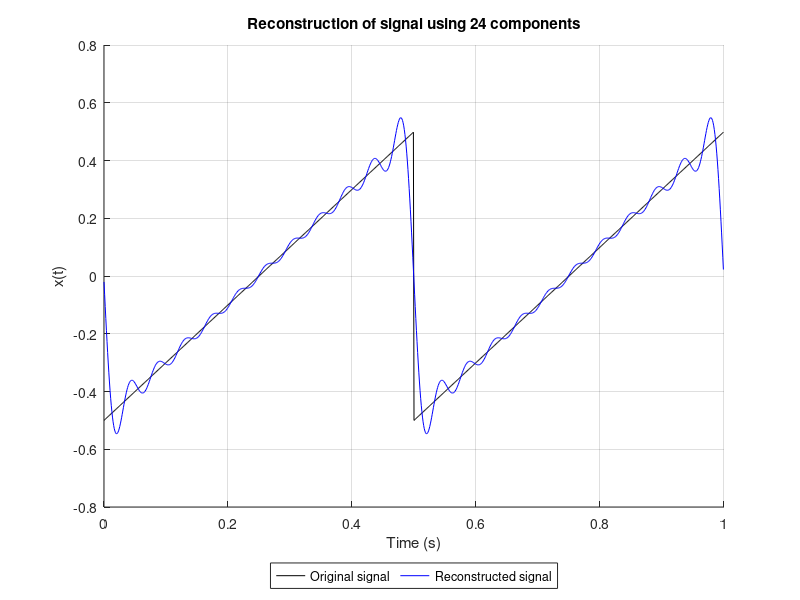

MATLAB code to generate this figure:
close all; clear variables; clc;
fs = 1024; % Sampling frequency
N = 1024;  % Data length
t = (0:N-1)/fs; % Time vector
Tt = N/fs; % Total time
fsig = 2;  % Signal frequency
x =  0.5*sawtooth(2*pi*fsig*t); % Sawtooth waveform
X = 2*fft(x)/N; % FFT of signal
Phase = unwrap(angle(X));  % Phase spectrum
X_mag = abs(X); % Magnitude spectrum
f1 = 1/Tt;   % fundamental frequency
f = (0:N-1)*f1;  % Frequency vector
c = 24;  % Number of components
xr = zeros(1,N);  % Reconstructed signal 
xr = xr + X_mag(1)/2; % Add in DC term
for m = 2:c
	xr = xr + X_mag(m)*cos(2*pi*f(m)*t + Phase(m));  %Sum of components
end
% ---------------- Plotting settings ----------------------------
hold on
plot(t,x,'k','DisplayName','Original signal');
plot(t,xr,'b','DisplayName','Reconstructed signal');
ylabel('x(t)')
xlabel('Time (s)');
legend('Orientation','horizontal','Box','on','Location','southoutside')
title('Reconstruction of signal using 24 components')
grid()
saveas(gcf,sprintf('%s.png',mfilename));
% ---------------------------------------------------------------
